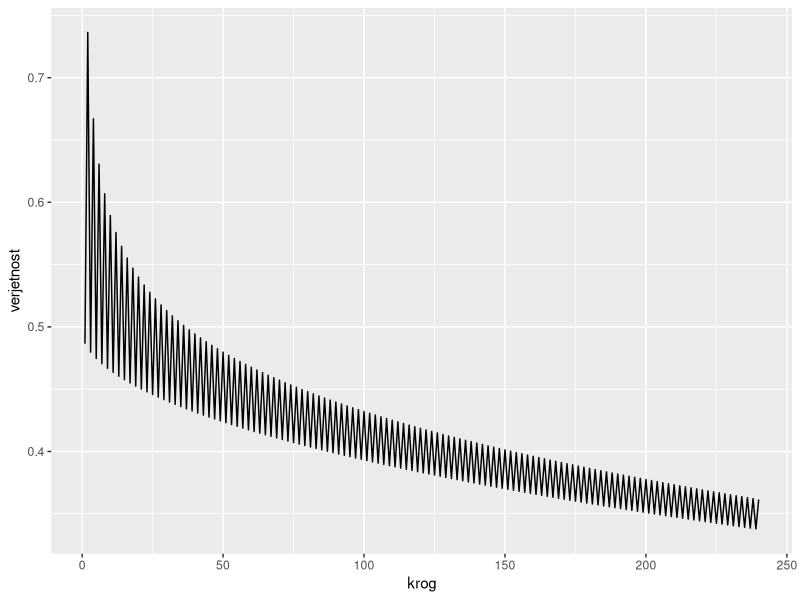
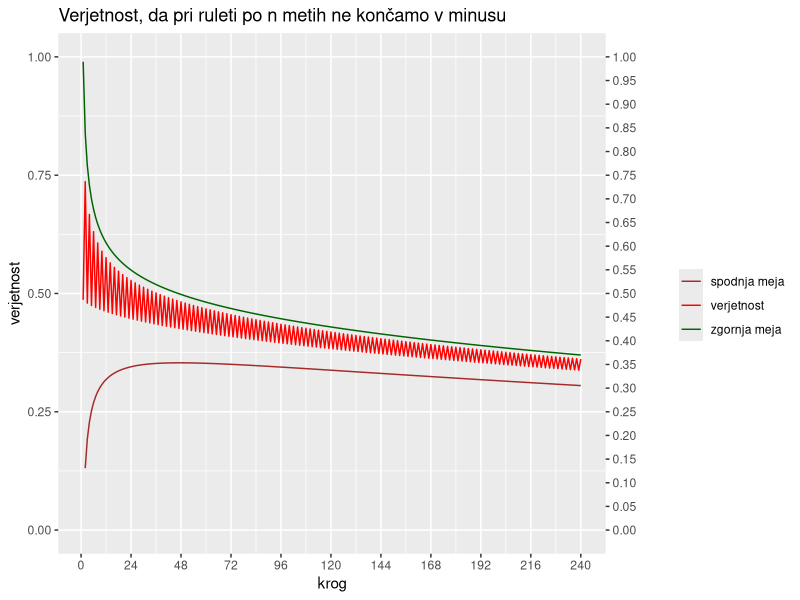

The R source for these figures, in order:
library(ggplot2)

c <- 0.5

vrednosti <- c(-1, 1)
verjetnosti <- c(19/37, 18/37)
uspeh <- verjetnosti[2]
upanje <- as.numeric(vrednosti %*% verjetnosti)
varianca <- as.numeric((vrednosti - upanje) ** 2 %*% verjetnosti)
sd <- sqrt(varianca)
koef_asimetrije <- as.numeric(abs(vrednosti - upanje) ** 3 %*% verjetnosti)


x <- 0
n <- 12*20

## verjetnost, da nismo v minusu

verjetnost_uspeha <- function(n){
  #pbinom(k,n,p) vrne verjetnost, da je izmed n poizkusov največ k uspehov
  1 - pbinom(n %/% (36/37 / uspeh) - as.integer(n %% (36/37 / uspeh) == 0), size = n, prob = uspeh) 
}

tabela_uspeha <- data.frame(c(1:n))
names(tabela_uspeha) <- c("krog")
tabela_uspeha$verjetnost <- verjetnost_uspeha(tabela_uspeha$krog)
ggplot(data = tabela_uspeha) + 
  geom_line(aes(x = krog, y = verjetnost))


#### dodamo meji
#zgornja meja
zgornja_meja <- function(n){
  x = sqrt(n) * (-upanje) / sd
  1 - pnorm(x) + (c * koef_asimetrije) / ((n**(1/2)) * (sd**3))
}

spodnja_meja <- function(n){
  x = sqrt(n) * (-upanje) / sd
  1 - pnorm(x) - (c * koef_asimetrije) / ((n**(1/2)) * (sd**3))
}

tabela_uspeha$zg_meja <- zgornja_meja(tabela_uspeha$krog)
tabela_uspeha$sp_meja <- spodnja_meja(tabela_uspeha$krog)

ggplot(data = tabela_uspeha) + 
  geom_line(aes(x = krog, y = verjetnost, color = 'verjetnost')) + 
  geom_line(aes(x = krog, y = zg_meja, color = 'zgornja meja')) + 
  geom_line(aes(x = krog, y = sp_meja, color = 'spodnja meja')) + 
  scale_color_manual(values = c(
    "verjetnost" = 'red', 
    "zgornja meja" = 'darkgreen',
    "spodnja meja" = 'brown')) + 
  labs(title = "Verjetnost, da pri ruleti po n metih ne končamo v minusu",
       color = "") + 
  scale_y_continuous(
    limits = c(0,1), 
    sec.axis = sec_axis(~ . *1, name = "", breaks = c(0:20) * 0.05)) + 
  scale_x_continuous(
    breaks = seq.int(from = 0, to = n, by = n/10)
  )
